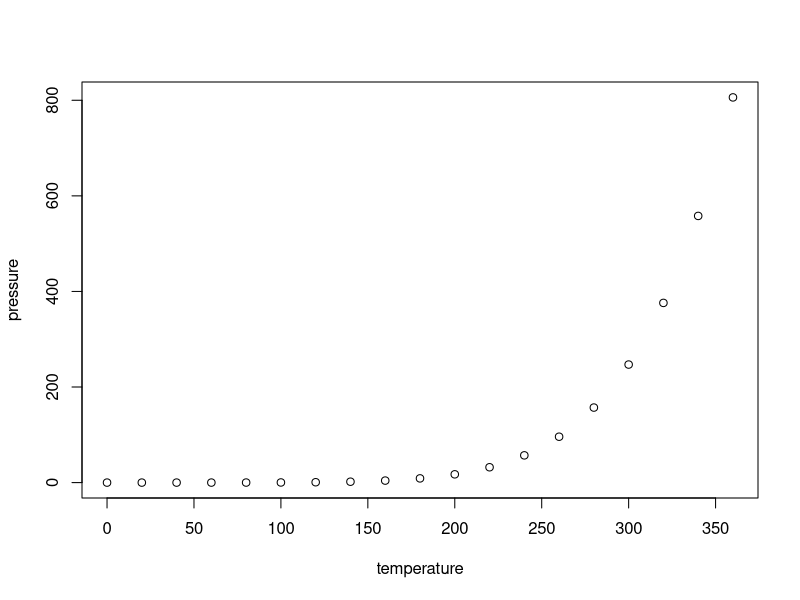
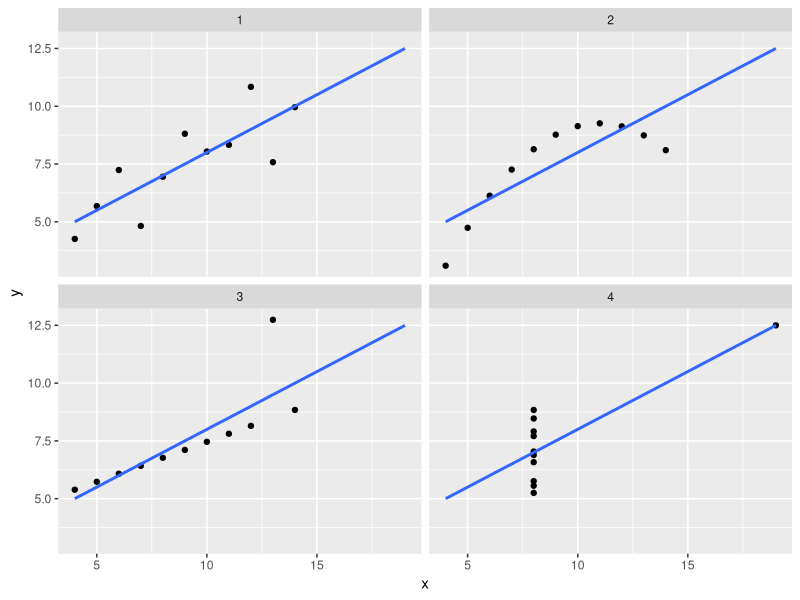
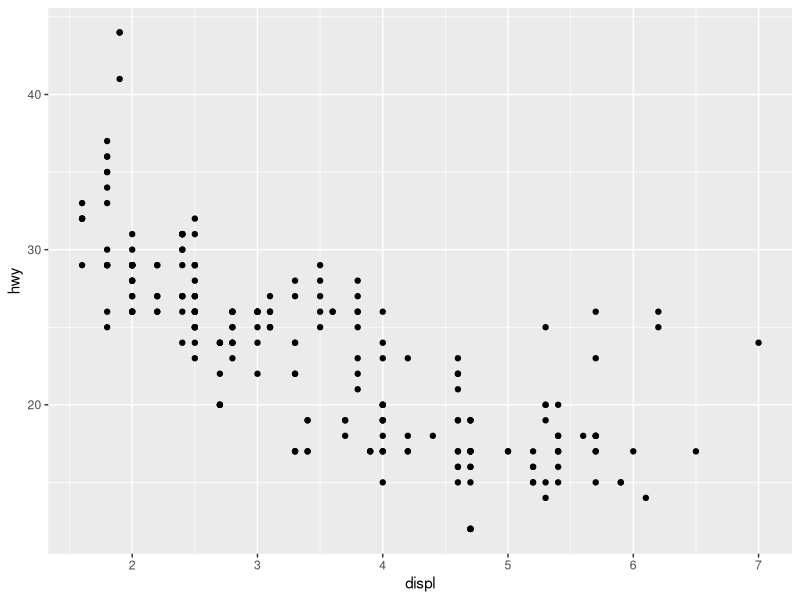
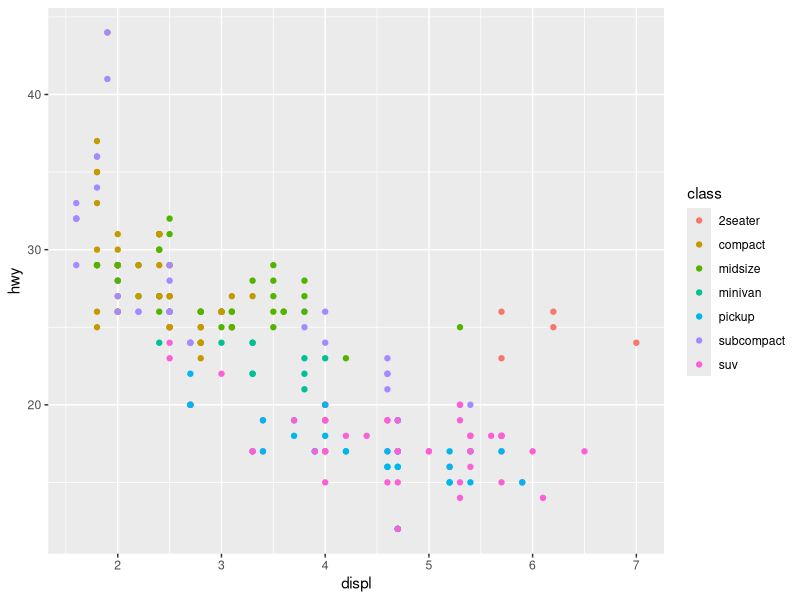
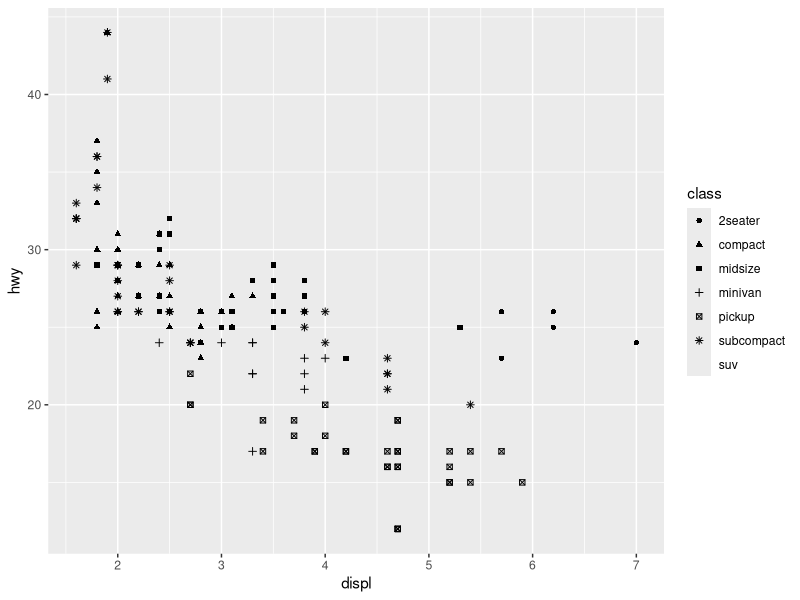
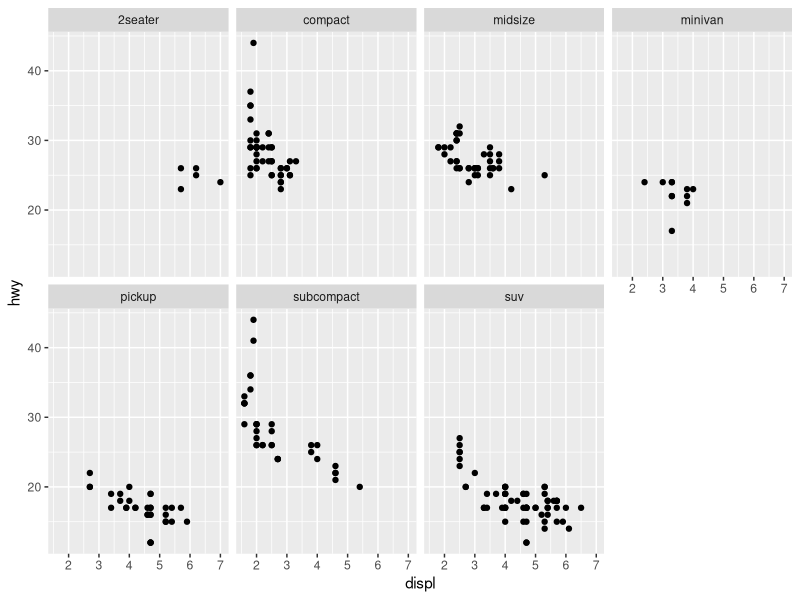
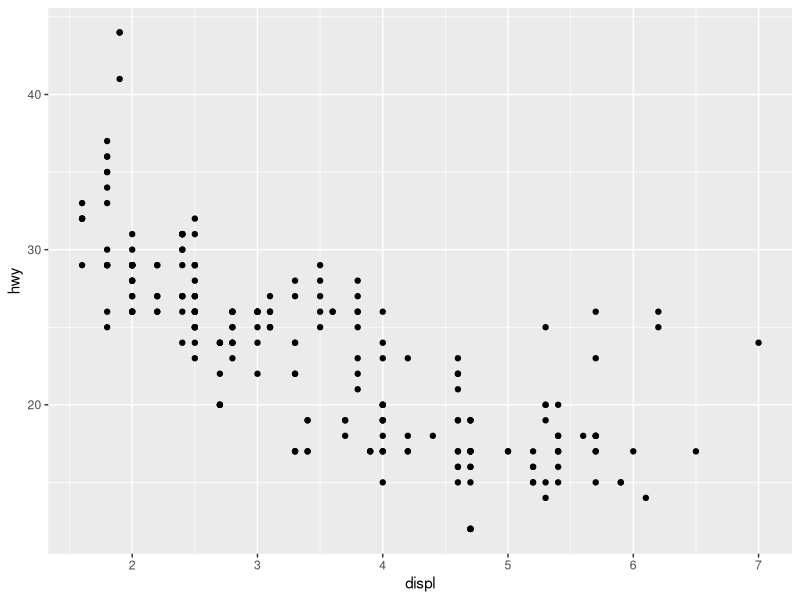
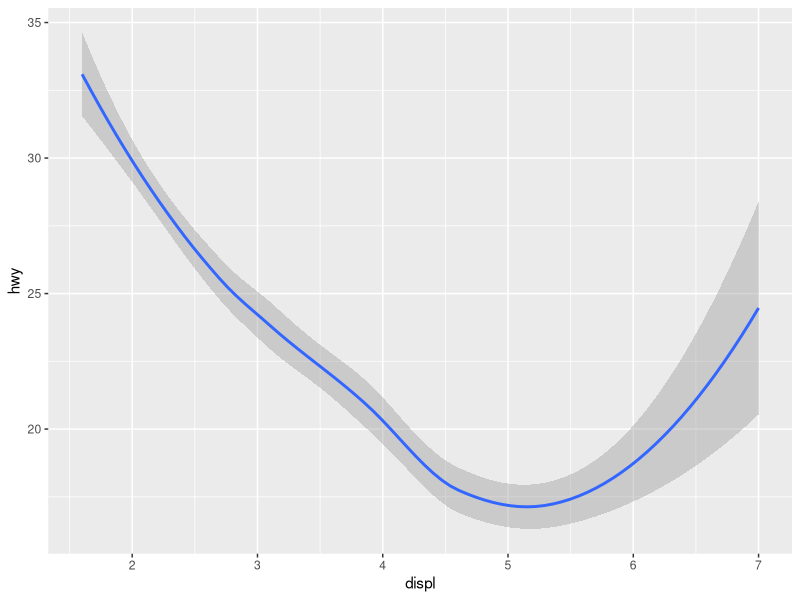

These charts were generated, in order, by the following R code:
## ---- chunk 1
knitr::opts_chunk$set(echo = TRUE)
library(tidyverse)
## ---- chunk 2
summary(cars)
## ---- chunk 3
plot(pressure)
## ---- chunk 4
data("anscombe")
anscombe %>% 
  gather(x, xval, x1:x4) %>%
  gather(y, yval, y1:y4) %>% 
  mutate(x= stringr::str_sub(x, 2,2)) %>% 
  mutate(y= stringr::str_sub(y, 2,2)) %>% 
  filter(x == y) %>% 
  select(type=x, x=xval, y=yval) %>% 
  ggplot(aes(x=x, y=y)) + geom_point() + geom_smooth(method=lm, se=FALSE, fullrange=TRUE) + facet_wrap(~type)
## ---- chunk 5
table4b
## ---- chunk 6
table4b %>% 
  gather(year, population, 2:3)
## ---- chunk 7
table2
## ---- chunk 8
table2 %>% 
  spread(type, count)
## ---- chunk 9
head(mpg)
## ---- chunk 10
car_models <- select(mpg, manufacturer, model, year)
head(car_models)
## ---- chunk 11
head(select(car_models, -year))  
## ---- chunk 12
head(select(mpg, manufacturer:year))
## ---- chunk 13
filter(mpg, year == 1999, manufacturer == "audi")
## ---- chunk 14
head(select(filter(mpg, year < 2005, cty > 20), model), 3)
## ---- chunk 15
mpg %>%
  filter(year < 2005, cty > 20) %>%
  select(model) %>%
  head(3)
## ---- chunk 16
mpg %>%
  arrange(displ) %>%
  head
## ---- chunk 17
mpg %>%
  arrange(desc(displ), year) %>%
  head
## ---- chunk 18
mpg %>%
  mutate(apg = (cty + hwy) / 2) %>%
  select(manufacturer, model, year, cty, hwy, apg) %>%
  head
## ---- chunk 19
mpg %>%
  summarise(cty_avg = mean(cty), hwy_avg = mean(hwy))
## ---- chunk 20
mpg %>%
  group_by(manufacturer) %>%
  summarise(avg_year = mean(year), avg_cyl = mean(cyl), 
            avg_cty = mean(cty), avg_hwy = mean(hwy))
## ---- chunk 21
mpg
## ---- chunk 22
ggplot(data = mpg) + 
  geom_point(mapping = aes(x = displ, y = hwy))
## ---- chunk 23
head(mpg)
## ---- chunk 24
ggplot(data = mpg, 
       mapping=aes(x = displ, y = hwy, color=class)) + 
  geom_point()
## ---- chunk 25
ggplot(data = mpg, 
       mapping=aes(x = displ, y = hwy, shape=class)) + 
  geom_point()
## ---- chunk 26
ggplot(data = mpg) + 
  geom_point(mapping = aes(x = displ, y = hwy)) + 
  facet_wrap(~ class, nrow = 2)
## ---- chunk 27
ggplot(data = mpg) + 
  geom_point(mapping = aes(x = displ, y = hwy))
## ---- chunk 28
ggplot(data = mpg) + 
  geom_smooth(mapping = aes(x = displ, y = hwy))
## ---- chunk 29
ggplot(data = mpg, mapping=aes(x = displ, y = hwy)) + 
  geom_point() +
  geom_smooth()
## ---- chunk 30
mpg %>% 
  group_by(class) %>% 
  summarise(mean_hwy=mean(hwy)) %>%
  ggplot(aes(x=class, y=mean_hwy)) +
    geom_col() + 
    coord_flip()
